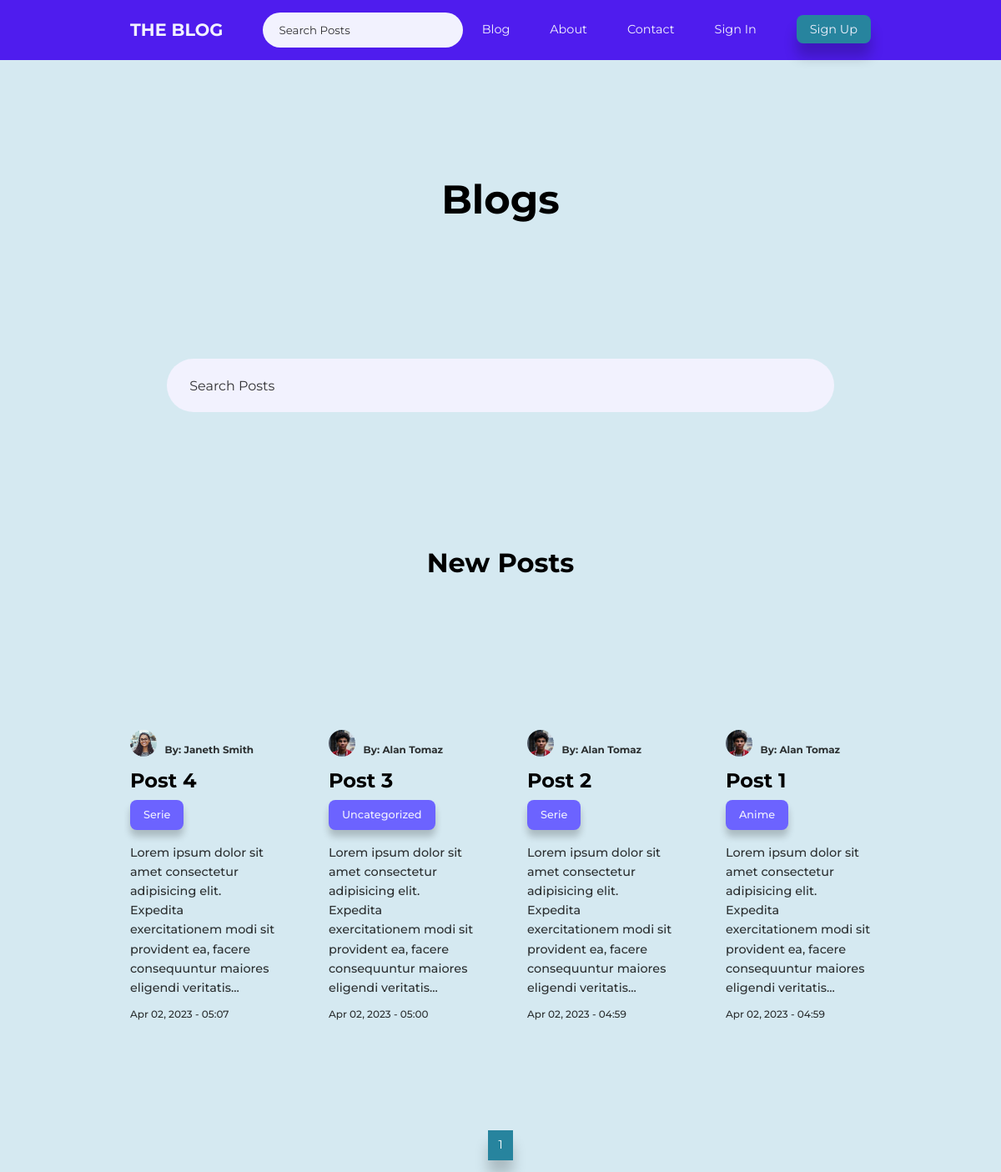
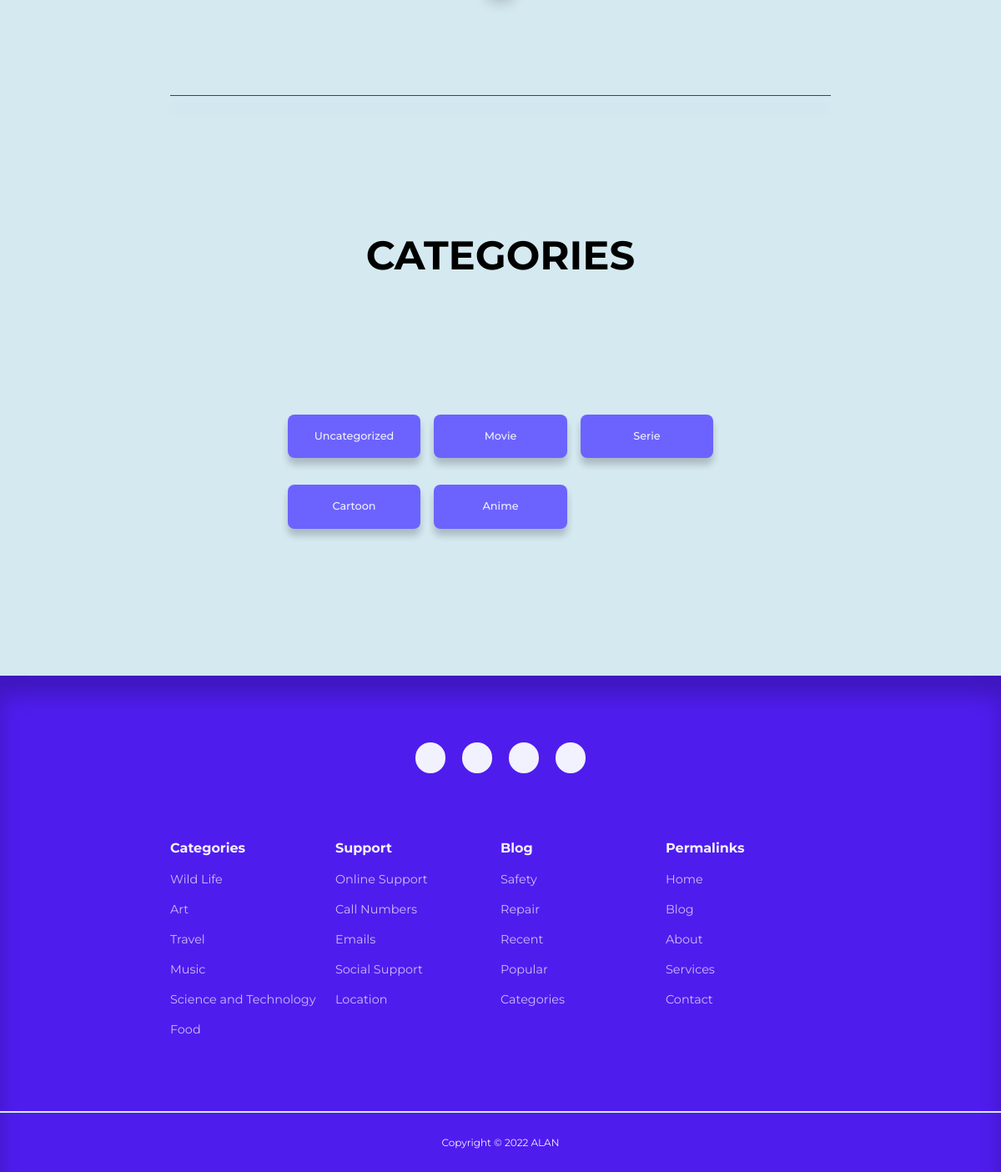
The app's page /pages/blog.php?page=1 with its own data (2 pictures, top to bottom).
### tables this page shows
CREATE TABLE `posts` (
  `id` int(11) UNSIGNED NOT NULL,
  `title` varchar(255) NOT NULL,
  `subtitle` varchar(255) NOT NULL,
  `body` text NOT NULL,
  `thumbnail` varchar(255) NOT NULL,
  `date_time` timestamp NOT NULL DEFAULT current_timestamp(),
  `category_id` int(11) UNSIGNED DEFAULT NULL,
  `author_id` int(11) UNSIGNED NOT NULL,
  `is_featured` tinyint(1) NOT NULL
);

CREATE TABLE `users` (
  `id` int(11) UNSIGNED NOT NULL,
  `firstname` varchar(50) NOT NULL,
  `lastname` varchar(50) NOT NULL,
  `username` varchar(50) NOT NULL,
  `email` varchar(100) NOT NULL,
  `location` varchar(100) NOT NULL,
  `biography` text NOT NULL,
  `password` varchar(255) NOT NULL,
  `avatar` varchar(255) NOT NULL,
  `is_admin` tinyint(1) NOT NULL
);

CREATE TABLE `categories` (
  `id` int(11) UNSIGNED NOT NULL,
  `title` varchar(50) NOT NULL,
  `description` text NOT NULL
);

### pages/blog.php (the view, shortened to what this page needs)
<?php
include $_SERVER['DOCUMENT_ROOT'] . '/My Blog/partials/header.php';
$currentPage = $_GET["page"];
$maxElementsPerPage = 20;
$maxElementId = ($currentPage * $maxElementsPerPage);
$minElementId = ($maxElementId - $maxElementsPerPage);
$maxPostsQuery = "SELECT * FROM posts";
$maxPostsResult = mysqli_query($connection, $maxPostsQuery);
$postsQuery = "SELECT * FROM posts ORDER BY date_time DESC LIMIT $minElementId, $maxElementsPerPage";
$postsResult = mysqli_query($connection, $postsQuery);
?>
<h1 class="page-title">Blogs</h1>
<section class="search-bar">
    <form class="container search-bar-container" action="<?php echo ROOT_URL ?>pages/search-posts.php" method="GET">
        <div>
            <input type="search" name="search" placeholder="Search Posts">
        </div>
    </form>
</section>
<?php if (mysqli_num_rows($maxPostsResult) > 0) : ?>
    <section class="new-posts">
        <h3 class="section-subtitle">New Posts</h3>
        <div class="container new-posts-page-container">
            <?php while ($post = mysqli_fetch_assoc($postsResult)) : ?>
                <article class="new-post">
                    <a href="<?php echo ROOT_URL ?>pages/post.php?id=<?= $post["id"] ?>">
                        <div class="new-post-author">
                            <?php
                            $authorId = $post["author_id"];
                            $authorQuery = "SELECT * FROM users WHERE id = $authorId";
                            $authorResult = mysqli_query($connection, $authorQuery);
                            $author = mysqli_fetch_assoc($authorResult);
                            ?>
                            <div class="new-post-author-avatar">
                                <img src="<?php echo ROOT_URL ?>img/<?= $author["avatar"] ?>">
                            </div>
                            <h5>By: <?= $author["firstname"] . " " . $author["lastname"] ?></h5>
                        </div>
                    </a>
                    <h3 class="new-post-title">
                        <a href="<?php echo ROOT_URL ?>pages/post.php?id=<?= $post["id"] ?>"><?= $post["title"] ?></a>
                    </h3>
                    <?php
                    $category_id = $post["category_id"];
                    $categoryQuery = "SELECT * FROM categories WHERE id = $category_id";
                    $categoryResult = mysqli_query($connection, $categoryQuery);
                    $category = mysqli_fetch_assoc($categoryResult);
                    ?>
                    <a href="<?php echo ROOT_URL ?>pages/category-posts.php?category=<?= $category["id"] ?>" class="category-button"><?= $category["title"] ?></a>
                    <p class="new-post-body">
                        <a href="<?php echo ROOT_URL ?>pages/post.php?id=<?= $post["id"] ?>">
                            <?= substr((htmlspecialchars_decode($post["subtitle"], ENT_QUOTES)), 0, 150) ?>...
                        </a>
                    </p>
                    <div class="new-post-author-info">
                        <a href="<?php echo ROOT_URL ?>pages/post.php?id=<?= $post["id"] ?>">
                            <small><?= date("M d, Y - H:i", strtotime($post["date_time"])) ?></small>
                        </a>
                    </div>
                </article>
            <?php endwhile ?>
        </div>
        <div class="pages-container">
            <div class="pages">
                <a href="<?= ROOT_URL ?>pages/blog.php?page=<?= $currentPage ?>" class="page active-page"><?= $currentPage ?></a>
            </div>
        </div>
    </section>
<?php else : ?>
    <div class="alert-message error alert-message-blog">
        <p style="text-align: center;">No Posts Were Found</p>
    </div>
<?php endif ?>
<hr class="hr container">
<section class="category-buttons">
    <h1 class="section-title">CATEGORIES</h1>
    <div class="container category-buttons-container">
        <?php
        $allCategoriesQuery = "SELECT * FROM categories";
        $allCategories = mysqli_query($connection, $allCategoriesQuery);
        ?>
        <?php while ($category = mysqli_fetch_assoc($allCategories)) : ?>
            <a href="<?php echo ROOT_URL ?>pages/category-posts.php?category=<?= $category["id"] ?>" class="category-button category-button-section"><?= $category["title"] ?></a>
        <?php endwhile ?>
    </div>
</section>
<?php
include $_SERVER['DOCUMENT_ROOT'] . '/My Blog/partials/footer.php';
?>

### css/style.css (style rules this page uses)
:root { --color-primary: #4F1CEE; --color-primary-variant: #6C63FF; --color-primary-light: #6E45ED; --color-primary-dark: rgb(24, 8, 77); --color-primary-dark-variant: rgb(33, 9, 107); --color-variant: rgba(39, 132, 158, 1); --color-white: #f2f2fe; --color-red: #da0f3f; --color-red-light: hsl(346, 87%, 46%, 15%); --color-green: #00c476; --color-green-light: hsl(156, 100%, 38%, 15%); --color-black: #000000; --color-bg: #D5E9F1; --color-white-gray: rgba(255, 255, 255, 0.7); --color-black-gray: rgba(0, 0, 0, 0.8); --transition: all 300ms ease; --transition-slow: all 1s ease; --container-width-lg: 74%; --container-width-md: 88%; --container-width-sm: 66%; --form-width: 40%; --card-border-radius-1: 0.3rem; --card-border-radius-2: 0.5rem; --card-border-radius-3: 0.8rem; --card-border-radius-4: 2rem; --card-border-radius-5: 5rem; --card-border-radius-all: 100%; }
* { margin: 0; padding: 0; outline: 0; border: 0; appearance: 0; list-style: none; text-decoration: none; box-sizing: border-box; font-family: 'Montserrat', sans-serif; }
body { line-height: 1.6; color: var(--color-black-gray); overflow-x: hidden; background: var(--color-bg); font-size: 0.9rem; }
.container { width: var(--container-width-sm); max-width: 1800px; margin-inline: auto; }
section { margin-top: 3rem; width: 100vw; }
h1, h2, h3, h4, h5, h6 { color: var(--color-black); line-height: 1.3; }
h1 { font-size: 3rem; margin: 1rem 0; }
h3 { font-size: 1.1rem; margin: 0.8rem 0 0.5rem; }
a { color: var(--color-white); transition: var(--transition); }
img { display: block; width: 100%; object-fit: cover; }
.section-title { text-align: center; color: var(--color-black); margin: 10rem 0rem; }
.category-button { background: var(--color-primary-variant); color: var(--color-white); display: inline-block; padding: 0.5rem 1rem; border-radius: var(--card-border-radius-2); font-weight: 500; font-size: 0.8rem; text-align: center; box-shadow: 0 0.5rem 0.5rem rgba(0, 0, 0, 0.2); margin-bottom: 1rem; }
.hr { height: 1px; background-color: var(--color-primary); box-shadow: 0 1rem 1rem rgba(0, 0, 0, 0.2); }
.new-post-title a { color: var(--color-black); font-size: 1.5rem; margin-bottom: 1rem; }
.new-post-body a, .new-post-author-info a, .new-post-author-info a h5 { color: var(--color-black-gray); font-weight: 500; }
.new-post-body { margin-bottom: 0.5rem; }
.category-buttons-container { width: fit-content; display: grid; grid-template-columns: repeat(3, 1fr); gap: 1rem; margin-bottom: 10rem; }
.category-button-section { padding: 1rem 2rem; font-size: 0.8rem; transition: var(--transition); }
.page-title { text-align: center; color: var(--color-black); margin: 13rem 0rem 10rem; }
.search-bar-container { position: relative; width: 50rem; height: 4rem; background: var(--color-white); display: flex; flex-direction: row; align-items: center; justify-content: space-between; overflow: hidden; padding: 0.6rem 1rem; border-radius: var(--card-border-radius-5); color: var(--color-white-gray); }
.search-bar-container>div { width: 100%; display: flex; align-items: center; color: #000000; font-size: 1.2rem; }
.search-bar input { background: transparent; margin-left: 0.7rem; padding: 0.5rem 0; width: 100%; font-size: 1rem; }
.search-bar input::placeholder { color: var(--color-black-gray); }
.section-subtitle { font-size: 2rem; text-align: center; color: var(--color-black); margin: 10rem 0rem 10rem; }
.new-posts-page-container { width: var(--container-width-lg); display: grid; grid-template-columns: repeat(4, 1fr); gap: 4rem; margin-bottom: 5rem; }
.new-post-author { display: flex; gap: 0.6rem; margin-top: 1.2rem; }
.new-post-author h5 { color: var(--color-black-gray); margin-top: 1rem; }
.new-post-author-avatar { width: 2rem; height: 2.2em; border-radius: var(--card-border-radius-5); overflow: hidden; }
.pages-container { display: flex; justify-content: center; align-items: flex-start; gap: 1rem; margin: 8rem; }
.pages { width: fit-content; display: flex; align-items: center; flex-wrap: wrap; gap: 1rem; }
.page { height: fit-content; width: fit-content; padding: 0.4rem 0.8rem; background-color: var(--color-primary); display: flex; justify-content: center; align-items: center; flex-direction: row; color: white; box-shadow: 0 1rem 1rem rgba(0, 0, 0, 0.2); transition: var(--transition-slow); }
.active-page { background-color: var(--color-variant); }

### records on screen
posts: author.avatar (picture), author.firstname "Janeth", author.lastname "Smith", title "Post 4", category.title "Serie", subtitle "Lorem ipsum dolor sit amet consectetur adipisicing elit. Expedita exercitationem modi sit provident ea, facere consequuntur maiores eligendi veritatis", date_time "Apr 02, 2023 - 05:07"
posts: author.avatar (picture), author.firstname "Alan", author.lastname "Tomaz", title "Post 3", category.title "Uncategorized", subtitle "Lorem ipsum dolor sit amet consectetur adipisicing elit. Expedita exercitationem modi sit provident ea, facere consequuntur maiores eligendi veritatis", date_time "Apr 02, 2023 - 05:00"
posts: author.avatar (picture), author.firstname "Alan", author.lastname "Tomaz", title "Post 2", category.title "Serie", subtitle "Lorem ipsum dolor sit amet consectetur adipisicing elit. Expedita exercitationem modi sit provident ea, facere consequuntur maiores eligendi veritatis", date_time "Apr 02, 2023 - 04:59"
posts: author.avatar (picture), author.firstname "Alan", author.lastname "Tomaz", title "Post 1", category.title "Anime", subtitle "Lorem ipsum dolor sit amet consectetur adipisicing elit. Expedita exercitationem modi sit provident ea, facere consequuntur maiores eligendi veritatis", date_time "Apr 02, 2023 - 04:59"
categories: title "Uncategorized"
categories: title "Movie"
categories: title "Serie"
categories: title "Cartoon"
categories: title "Anime"

### other values on screen
$currentPage "1"
